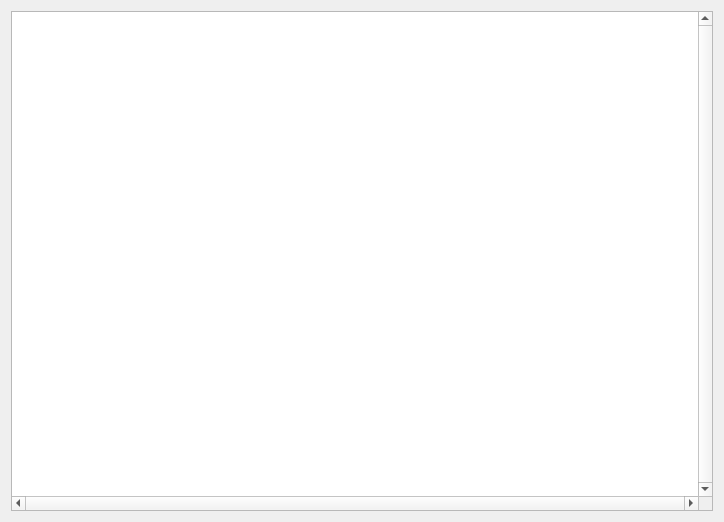
<?xml version="1.0" encoding="UTF-8"?>
<ui version="4.0">
 <class>ExpressionEditor</class>
 <widget class="QWidget" name="ExpressionEditor">
  <property name="windowModality">
   <enum>Qt::ApplicationModal</enum>
  </property>
  <property name="geometry">
   <rect>
    <x>0</x>
    <y>0</y>
    <width>724</width>
    <height>522</height>
   </rect>
  </property>
  <property name="windowTitle">
   <string>Expression Editor</string>
  </property>
  <layout class="QGridLayout" name="gridLayout">
   <item row="0" column="0">
    <widget class="QGraphicsView" name="view">
     <property name="verticalScrollBarPolicy">
      <enum>Qt::ScrollBarAlwaysOn</enum>
     </property>
     <property name="horizontalScrollBarPolicy">
      <enum>Qt::ScrollBarAlwaysOn</enum>
     </property>
    </widget>
   </item>
  </layout>
 </widget>
 <resources/>
 <connections/>
</ui>
